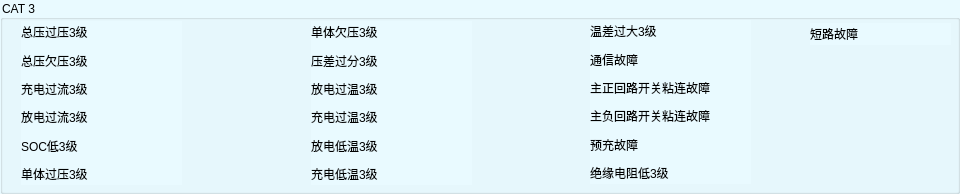
         <widget class="QGroupBox" name="CAT_3">
          <property name="styleSheet">
           <string notr="true">background-color: rgb(233, 250, 255);</string>
          </property>
          <property name="title">
           <string>CAT 3</string>
          </property>
          <widget class="QWidget" name="layoutWidget_8">
           <property name="geometry">
            <rect>
             <x>810</x>
             <y>23</y>
             <width>141</width>
             <height>22</height>
            </rect>
           </property>
           <layout class="QHBoxLayout" name="horizontalLayout_74">
            <item>
             <widget class="QLabel" name="label_67">
              <property name="minimumSize">
               <size>
                <width>0</width>
                <height>0</height>
               </size>
              </property>
              <property name="text">
               <string>短路故障</string>
              </property>
             </widget>
            </item>
            <item>
             <spacer name="horizontalSpacer_56">
              <property name="orientation">
               <enum>Qt::Horizontal</enum>
              </property>
              <property name="sizeHint" stdset="0">
               <size>
                <width>108</width>
                <height>17</height>
               </size>
              </property>
             </spacer>
            </item>
            <item>
             <widget class="LED" name="widget_49" native="true">
              <property name="minimumSize">
               <size>
                <width>20</width>
                <height>20</height>
               </size>
              </property>
             </widget>
            </item>
           </layout>
          </widget>
          <widget class="QWidget" name="">
           <property name="geometry">
            <rect>
             <x>311</x>
             <y>21</y>
             <width>161</width>
             <height>164</height>
            </rect>
           </property>
           <layout class="QVBoxLayout" name="verticalLayout_16">
            <item>
             <layout class="QHBoxLayout" name="horizontalLayout_58">
              <item>
               <widget class="QLabel" name="label_53">
                <property name="text">
                 <string>单体欠压3级</string>
                </property>
               </widget>
              </item>
              <item>
               <spacer name="horizontalSpacer_42">
                <property name="orientation">
                 <enum>Qt::Horizontal</enum>
                </property>
                <property name="sizeHint" stdset="0">
                 <size>
                  <width>40</width>
                  <height>20</height>
                 </size>
                </property>
               </spacer>
              </item>
              <item>
               <widget class="LED" name="LED1_10" native="true">
                <property name="minimumSize">
                 <size>
                  <width>20</width>
                  <height>20</height>
                 </size>
                </property>
               </widget>
              </item>
             </layout>
            </item>
            <item>
             <layout class="QHBoxLayout" name="horizontalLayout_59">
              <item>
               <widget class="QLabel" name="label_54">
                <property name="text">
                 <string>压差过分3级</string>
                </property>
               </widget>
              </item>
              <item>
               <spacer name="horizontalSpacer_43">
                <property name="orientation">
                 <enum>Qt::Horizontal</enum>
                </property>
                <property name="sizeHint" stdset="0">
                 <size>
                  <width>108</width>
                  <height>17</height>
                 </size>
                </property>
               </spacer>
              </item>
              <item>
               <widget class="LED" name="widget_38" native="true">
                <property name="minimumSize">
                 <size>
                  <width>20</width>
                  <height>20</height>
                 </size>
                </property>
               </widget>
              </item>
             </layout>
            </item>
            <item>
             <layout class="QHBoxLayout" name="horizontalLayout_60">
              <item>
               <widget class="QLabel" name="label_55">
                <property name="text">
                 <string>放电过温3级</string>
                </property>
               </widget>
              </item>
              <item>
               <spacer name="horizontalSpacer_44">
                <property name="orientation">
                 <enum>Qt::Horizontal</enum>
                </property>
                <property name="sizeHint" stdset="0">
                 <size>
                  <width>95</width>
                  <height>14</height>
                 </size>
                </property>
               </spacer>
              </item>
              <item>
               <widget class="LED" name="widget_39" native="true">
                <property name="minimumSize">
                 <size>
                  <width>20</width>
                  <height>20</height>
                 </size>
                </property>
               </widget>
              </item>
             </layout>
            </item>
            <item>
             <layout class="QHBoxLayout" name="horizontalLayout_61">
              <item>
               <widget class="QLabel" name="label_56">
                <property name="text">
                 <string>充电过温3级</string>
                </property>
               </widget>
              </item>
              <item>
               <spacer name="horizontalSpacer_45">
                <property name="orientation">
                 <enum>Qt::Horizontal</enum>
                </property>
                <property name="sizeHint" stdset="0">
                 <size>
                  <width>95</width>
                  <height>14</height>
                 </size>
                </property>
               </spacer>
              </item>
              <item>
               <widget class="LED" name="widget_40" native="true">
                <property name="minimumSize">
                 <size>
                  <width>20</width>
                  <height>20</height>
                 </size>
                </property>
               </widget>
              </item>
             </layout>
            </item>
            <item>
             <layout class="QHBoxLayout" name="horizontalLayout_62">
              <item>
               <widget class="QLabel" name="label_57">
                <property name="text">
                 <string>放电低温3级</string>
                </property>
               </widget>
              </item>
              <item>
               <spacer name="horizontalSpacer_46">
                <property name="orientation">
                 <enum>Qt::Horizontal</enum>
                </property>
                <property name="sizeHint" stdset="0">
                 <size>
                  <width>95</width>
                  <height>14</height>
                 </size>
                </property>
               </spacer>
              </item>
              <item>
               <widget class="LED" name="widget_41" native="true">
                <property name="minimumSize">
                 <size>
                  <width>20</width>
                  <height>20</height>
                 </size>
                </property>
               </widget>
              </item>
             </layout>
            </item>
            <item>
             <layout class="QHBoxLayout" name="horizontalLayout_63">
              <item>
               <widget class="QLabel" name="label_58">
                <property name="text">
                 <string>充电低温3级</string>
                </property>
               </widget>
              </item>
              <item>
               <spacer name="horizontalSpacer_47">
                <property name="orientation">
                 <enum>Qt::Horizontal</enum>
                </property>
                <property name="sizeHint" stdset="0">
                 <size>
                  <width>92</width>
                  <height>11</height>
                 </size>
                </property>
               </spacer>
              </item>
              <item>
               <widget class="LED" name="widget_42" native="true">
                <property name="minimumSize">
                 <size>
                  <width>20</width>
                  <height>20</height>
                 </size>
                </property>
               </widget>
              </item>
             </layout>
            </item>
           </layout>
          </widget>
          <widget class="QWidget" name="">
           <property name="geometry">
            <rect>
             <x>21</x>
             <y>21</y>
             <width>161</width>
             <height>164</height>
            </rect>
           </property>
           <layout class="QVBoxLayout" name="verticalLayout_11">
            <item>
             <layout class="QHBoxLayout" name="horizontalLayout_26">
              <item>
               <widget class="QLabel" name="label_23">
                <property name="text">
                 <string>总压过压3级</string>
                </property>
               </widget>
              </item>
              <item>
               <spacer name="horizontalSpacer_18">
                <property name="orientation">
                 <enum>Qt::Horizontal</enum>
                </property>
                <property name="sizeHint" stdset="0">
                 <size>
                  <width>40</width>
                  <height>20</height>
                 </size>
                </property>
               </spacer>
              </item>
              <item>
               <widget class="LED" name="LED1_9" native="true">
                <property name="minimumSize">
                 <size>
                  <width>20</width>
                  <height>20</height>
                 </size>
                </property>
               </widget>
              </item>
             </layout>
            </item>
            <item>
             <layout class="QHBoxLayout" name="horizontalLayout_27">
              <item>
               <widget class="QLabel" name="label_24">
                <property name="text">
                 <string>总压欠压3级</string>
                </property>
               </widget>
              </item>
              <item>
               <spacer name="horizontalSpacer_19">
                <property name="orientation">
                 <enum>Qt::Horizontal</enum>
                </property>
                <property name="sizeHint" stdset="0">
                 <size>
                  <width>108</width>
                  <height>17</height>
                 </size>
                </property>
               </spacer>
              </item>
              <item>
               <widget class="LED" name="widget_16" native="true">
                <property name="minimumSize">
                 <size>
                  <width>20</width>
                  <height>20</height>
                 </size>
                </property>
               </widget>
              </item>
             </layout>
            </item>
            <item>
             <layout class="QHBoxLayout" name="horizontalLayout_28">
              <item>
               <widget class="QLabel" name="label_25">
                <property name="text">
                 <string>充电过流3级</string>
                </property>
               </widget>
              </item>
              <item>
               <spacer name="horizontalSpacer_20">
                <property name="orientation">
                 <enum>Qt::Horizontal</enum>
                </property>
                <property name="sizeHint" stdset="0">
                 <size>
                  <width>95</width>
                  <height>14</height>
                 </size>
                </property>
               </spacer>
              </item>
              <item>
               <widget class="LED" name="widget_17" native="true">
                <property name="minimumSize">
                 <size>
                  <width>20</width>
                  <height>20</height>
                 </size>
                </property>
               </widget>
              </item>
             </layout>
            </item>
            <item>
             <layout class="QHBoxLayout" name="horizontalLayout_29">
              <item>
               <widget class="QLabel" name="label_26">
                <property name="text">
                 <string>放电过流3级</string>
                </property>
               </widget>
              </item>
              <item>
               <spacer name="horizontalSpacer_21">
                <property name="orientation">
                 <enum>Qt::Horizontal</enum>
                </property>
                <property name="sizeHint" stdset="0">
                 <size>
                  <width>95</width>
                  <height>14</height>
                 </size>
                </property>
               </spacer>
              </item>
              <item>
               <widget class="LED" name="widget_18" native="true">
                <property name="minimumSize">
                 <size>
                  <width>20</width>
                  <height>20</height>
                 </size>
                </property>
               </widget>
              </item>
             </layout>
            </item>
            <item>
             <layout class="QHBoxLayout" name="horizontalLayout_30">
              <item>
               <widget class="QLabel" name="label_27">
                <property name="text">
                 <string>SOC低3级</string>
                </property>
               </widget>
              </item>
              <item>
               <spacer name="horizontalSpacer_22">
                <property name="orientation">
                 <enum>Qt::Horizontal</enum>
                </property>
                <property name="sizeHint" stdset="0">
                 <size>
                  <width>95</width>
                  <height>14</height>
                 </size>
                </property>
               </spacer>
              </item>
              <item>
               <widget class="LED" name="widget_19" native="true">
                <property name="minimumSize">
                 <size>
                  <width>20</width>
                  <height>20</height>
                 </size>
                </property>
               </widget>
              </item>
             </layout>
            </item>
            <item>
             <layout class="QHBoxLayout" name="horizontalLayout_31">
              <item>
               <widget class="QLabel" name="label_28">
                <property name="text">
                 <string>单体过压3级</string>
                </property>
               </widget>
              </item>
              <item>
               <spacer name="horizontalSpacer_23">
                <property name="orientation">
                 <enum>Qt::Horizontal</enum>
                </property>
                <property name="sizeHint" stdset="0">
                 <size>
                  <width>92</width>
                  <height>11</height>
                 </size>
                </property>
               </spacer>
              </item>
              <item>
               <widget class="LED" name="widget_20" native="true">
                <property name="minimumSize">
                 <size>
                  <width>20</width>
                  <height>20</height>
                 </size>
                </property>
               </widget>
              </item>
             </layout>
            </item>
           </layout>
          </widget>
          <widget class="QWidget" name="">
           <property name="geometry">
            <rect>
             <x>590</x>
             <y>20</y>
             <width>161</width>
             <height>164</height>
            </rect>
           </property>
           <layout class="QVBoxLayout" name="verticalLayout_19">
            <item>
             <layout class="QHBoxLayout" name="horizontalLayout_79">
              <item>
               <widget class="QLabel" name="label_71">
                <property name="text">
                 <string>温差过大3级</string>
                </property>
               </widget>
              </item>
              <item>
               <spacer name="horizontalSpacer_60">
                <property name="orientation">
                 <enum>Qt::Horizontal</enum>
                </property>
                <property name="sizeHint" stdset="0">
                 <size>
                  <width>40</width>
                  <height>20</height>
                 </size>
                </property>
               </spacer>
              </item>
              <item>
               <widget class="LED" name="LED1_11" native="true">
                <property name="minimumSize">
                 <size>
                  <width>20</width>
                  <height>20</height>
                 </size>
                </property>
               </widget>
              </item>
             </layout>
            </item>
            <item>
             <layout class="QHBoxLayout" name="horizontalLayout_80">
              <item>
               <widget class="QLabel" name="label_72">
                <property name="text">
                 <string>通信故障</string>
                </property>
               </widget>
              </item>
              <item>
               <spacer name="horizontalSpacer_61">
                <property name="orientation">
                 <enum>Qt::Horizontal</enum>
                </property>
                <property name="sizeHint" stdset="0">
                 <size>
                  <width>108</width>
                  <height>17</height>
                 </size>
                </property>
               </spacer>
              </item>
              <item>
               <widget class="LED" name="widget_53" native="true">
                <property name="minimumSize">
                 <size>
                  <width>20</width>
                  <height>20</height>
                 </size>
                </property>
               </widget>
              </item>
             </layout>
            </item>
            <item>
             <layout class="QHBoxLayout" name="horizontalLayout_66">
              <item>
               <widget class="QLabel" name="label_73">
                <property name="text">
                 <string>主正回路开关粘连故障</string>
                </property>
               </widget>
              </item>
              <item>
               <spacer name="horizontalSpacer_62">
                <property name="orientation">
                 <enum>Qt::Horizontal</enum>
                </property>
                <property name="sizeHint" stdset="0">
                 <size>
                  <width>95</width>
                  <height>14</height>
                 </size>
                </property>
               </spacer>
              </item>
              <item>
               <widget class="LED" name="widget_54" native="true">
                <property name="minimumSize">
                 <size>
                  <width>20</width>
                  <height>20</height>
                 </size>
                </property>
               </widget>
              </item>
             </layout>
            </item>
            <item>
             <layout class="QHBoxLayout" name="horizontalLayout_82">
              <item>
               <widget class="QLabel" name="label_74">
                <property name="text">
                 <string>主负回路开关粘连故障</string>
                </property>
               </widget>
              </item>
              <item>
               <spacer name="horizontalSpacer_63">
                <property name="orientation">
                 <enum>Qt::Horizontal</enum>
                </property>
                <property name="sizeHint" stdset="0">
                 <size>
                  <width>95</width>
                  <height>14</height>
                 </size>
                </property>
               </spacer>
              </item>
              <item>
               <widget class="LED" name="widget_55" native="true">
                <property name="minimumSize">
                 <size>
                  <width>20</width>
                  <height>20</height>
                 </size>
                </property>
               </widget>
              </item>
             </layout>
            </item>
            <item>
             <layout class="QHBoxLayout" name="horizontalLayout_83">
              <item>
               <widget class="QLabel" name="label_75">
                <property name="text">
                 <string>预充故障</string>
                </property>
               </widget>
              </item>
              <item>
               <spacer name="horizontalSpacer_64">
                <property name="orientation">
                 <enum>Qt::Horizontal</enum>
                </property>
                <property name="sizeHint" stdset="0">
                 <size>
                  <width>95</width>
                  <height>14</height>
                 </size>
                </property>
               </spacer>
              </item>
              <item>
               <widget class="LED" name="widget_56" native="true">
                <property name="minimumSize">
                 <size>
                  <width>20</width>
                  <height>20</height>
                 </size>
                </property>
               </widget>
              </item>
             </layout>
            </item>
            <item>
             <layout class="QHBoxLayout" name="horizontalLayout_84">
              <item>
               <widget class="QLabel" name="label_76">
                <property name="text">
                 <string>绝缘电阻低3级</string>
                </property>
               </widget>
              </item>
              <item>
               <spacer name="horizontalSpacer_65">
                <property name="orientation">
                 <enum>Qt::Horizontal</enum>
                </property>
                <property name="sizeHint" stdset="0">
                 <size>
                  <width>92</width>
                  <height>11</height>
                 </size>
                </property>
               </spacer>
              </item>
              <item>
               <widget class="LED" name="widget_57" native="true">
                <property name="minimumSize">
                 <size>
                  <width>20</width>
                  <height>20</height>
                 </size>
                </property>
               </widget>
              </item>
             </layout>
            </item>
           </layout>
          </widget>
         </widget>
